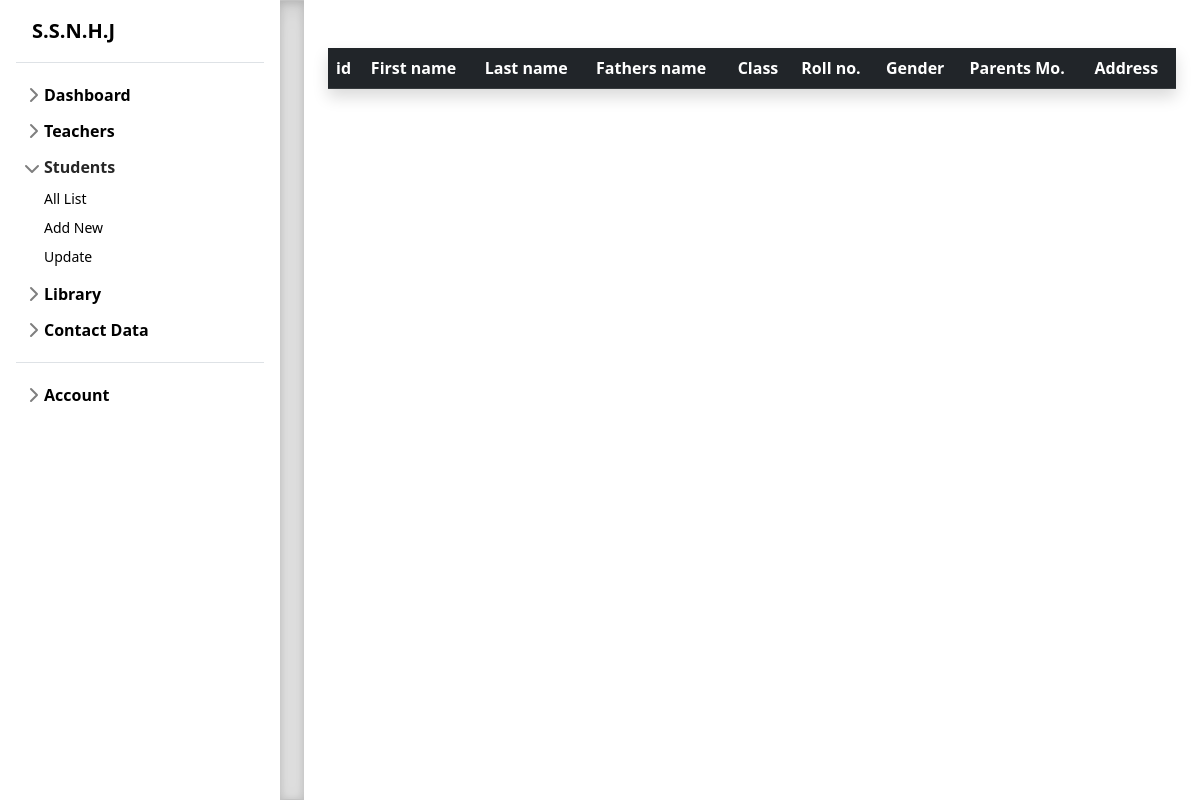
Page /dashboard/students.php (signed in) on the earlier database version.
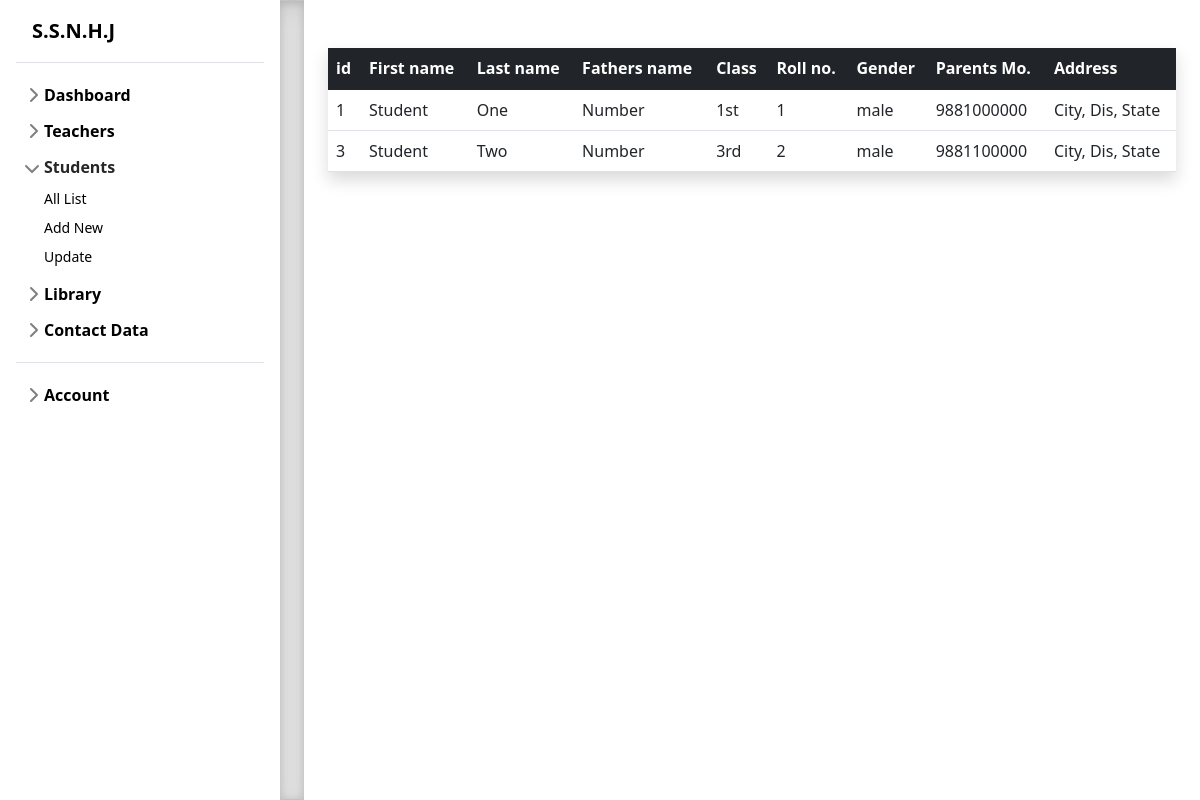
Same page on the later database version.
### tables this page shows
CREATE TABLE `students` (
  `student_id` int(10) NOT NULL,
  `first_name` varchar(255) NOT NULL,
  `last_name` varchar(255) NOT NULL,
  `fathers_name` varchar(255) NOT NULL,
  `roll_no` int(10) NOT NULL,
  `class` varchar(255) NOT NULL,
  `address` varchar(255) NOT NULL,
  `parents_mo` varchar(255) NOT NULL,
  `gender` varchar(10) NOT NULL
);

### dashboard/students.php (the view, shortened to what this page needs)
<?php
include 'components/header.php';
include 'connection.php' ?>
<main class="d-flex flex-nowrap">
  <slider class="flex-shrink-0 p-3" style="width: 280px;">
    <a href="index.php" class="d-flex align-items-center pb-3 mb-3 link-body-emphasis text-decoration-none border-bottom">
    <span class="fs-5 ms-3 fw-semibold">S.S.N.H.J</span>
    </a>
    <ul class="list-unstyled ps-0">
        <li class="mb-1">
          <button class="btn btn-toggle d-inline-flex align-items-center rounded border-0 collapsed" data-bs-toggle="collapse" data-bs-target="#dashboard-collapse" aria-expanded="false">
            Dashboard
          </button>
        </li>
        <li class="mb-1">
          <button class="btn btn-toggle d-inline-flex align-items-center rounded border-0 collapsed" data-bs-toggle="collapse" data-bs-target="#teachers-collapse" aria-expanded="false">
            Teachers
          </button>
        </li>
        <li class="mb-1">
          <button class="btn btn-toggle d-inline-flex align-items-center rounded border-0 collapsed" data-bs-toggle="collapse" data-bs-target="#students-collapse" aria-expanded="true">
            Students
          </button>
          <div class="collapse show " id="students-collapse">
            <ul class="btn-toggle-nav list-unstyled fw-normal pb-1 small">
              <li><a href="students.php#all_list" class="link-body-emphasis d-inline-flex text-decoration-none rounded">All List</a></li>
              <li><a href="students.php#add_new" class="link-body-emphasis d-inline-flex text-decoration-none rounded">Add New</a></li>
              <li><a href="students.php#update_user" class="link-body-emphasis d-inline-flex text-decoration-none rounded">Update</a></li>
            </ul>
          </div>
        </li>
        <li class="mb-1">
          <button class="btn btn-toggle d-inline-flex align-items-center rounded border-0 collapsed" data-bs-toggle="collapse" data-bs-target="#library-collapse" aria-expanded="false">
            Library
          </button>
        </li>
      <li class="mb-1">
        <button class="btn btn-toggle d-inline-flex align-items-center rounded border-0 collapsed" data-bs-toggle="collapse" data-bs-target="#contact-data-collapse" aria-expanded="false">
          Contact Data
        </button>
      </li>
        <li class="border-top my-3"></li>
        <li class="mb-1">
          <button class="btn btn-toggle d-inline-flex align-items-center rounded border-0 collapsed" data-bs-toggle="collapse" data-bs-target="#account-collapse" aria-expanded="false">
            Account
          </button>
        </li>
    </ul>
  </slider>
  <div class="b-example-divider b-example-vr"></div>
<div class="main_container py-4 px-4 w-100 ">
    <div class="full_block py-4 " id="all_list">
      <table class="table table-hover shadow ">
        <thead>
          <tr class="table-dark">
            <th scope="col">id</th>
            <th scope="col">First name</th>
            <th scope="col">Last name</th>
            <th scope="col">Fathers name</th>
            <th scope="col">Class</th>
            <th scope="col">Roll no.</th>
            <th scope="col">Gender</th>
            <th scope="col">Parents Mo.</th>
            <th scope="col">Address</th>
          </tr>
        </thead>
        <tbody class="table-group-divider">
          <?php
          $sql = "SELECT * FROM `students`";
          $result = mysqli_query($conn, $sql);
          if($result){
            foreach($result as $value){
              echo "<tr>";
              echo "<td>".$value['student_id']."</td>";
              echo "<td>".$value['first_name']."</td>";
              echo "<td>".$value['last_name']."</td>";
              echo "<td>".$value['fathers_name']."</td>";
              echo "<td>".$value['class']."</td>";
              echo "<td>".$value['roll_no']."</td>";
              echo "<td>".$value['gender']."</td>";
              echo "<td>".$value['parents_mo']."</td>";
              echo "<td>".$value['address']."</td>";
              echo "</tr>";
            }
          }
          ?>
        </tbody>
      </table>
    </div>
</div>
</main>
</body>
</html>

### dashboard/components/header.php (shortened to what this page needs)
<!doctype html>
<html lang="en" data-bs-theme="auto">
  <head>
    <link href="./assets/dist/css/bootstrap.min.css" rel="stylesheet">
    <link href="./css/sidebars.css" rel="stylesheet">
    <link href="./css/checkout.css" rel="stylesheet">
    <link rel="stylesheet" href="./css/style.css">
</head>
<body>

### dashboard/css/sidebars.css (style rules this page uses)
body { min-height: 100vh; min-height: -webkit-fill-available; }
html { height: -webkit-fill-available; }
main { height: 100vh; height: -webkit-fill-available; max-height: 100vh; overflow-x: auto; overflow-y: hidden; }
.btn-toggle { padding: .25rem .5rem; font-weight: 600; color: var(--bs-emphasis-color); background-color: transparent; }
.btn-toggle::before { width: 1.25em; line-height: 0; transition: transform .35s ease; transform-origin: .5em 50%; }
.btn-toggle[aria-expanded="true"] { color: rgba(var(--bs-emphasis-color-rgb), .85); }
.btn-toggle[aria-expanded="true"]::before { transform: rotate(90deg); }
.btn-toggle-nav a { padding: .1875rem .5rem; margin-top: .125rem; margin-left: 1.25rem; }

### dashboard/css/style.css (style rules this page uses)
.main_container { overflow: hidden; width: 100%; height: 100vh; }
.full_block { width: 100%; height: 100vh; }

### dashboard/components/header.php (style rules this page uses)
.b-example-divider { width: 100%; height: 3rem; background-color: rgba(0, 0, 0, .1); border: solid rgba(0, 0, 0, .15); border-width: 1px 0; box-shadow: inset 0 .5em 1.5em rgba(0, 0, 0, .1), inset 0 .125em .5em rgba(0, 0, 0, .15); }
.b-example-vr { flex-shrink: 0; width: 1.5rem; height: 100vh; }

Differences in the rows shown:
added students: student_id "1", first_name "Student", last_name "One", fathers_name "Number", class "1st", roll_no "1", gender "male", parents_mo "9881000000", address "City, Dis, State"
added students: student_id "3", first_name "Student", last_name "Two", fathers_name "Number", class "3rd", roll_no "2", gender "male", parents_mo "9881100000", address "City, Dis, State"
